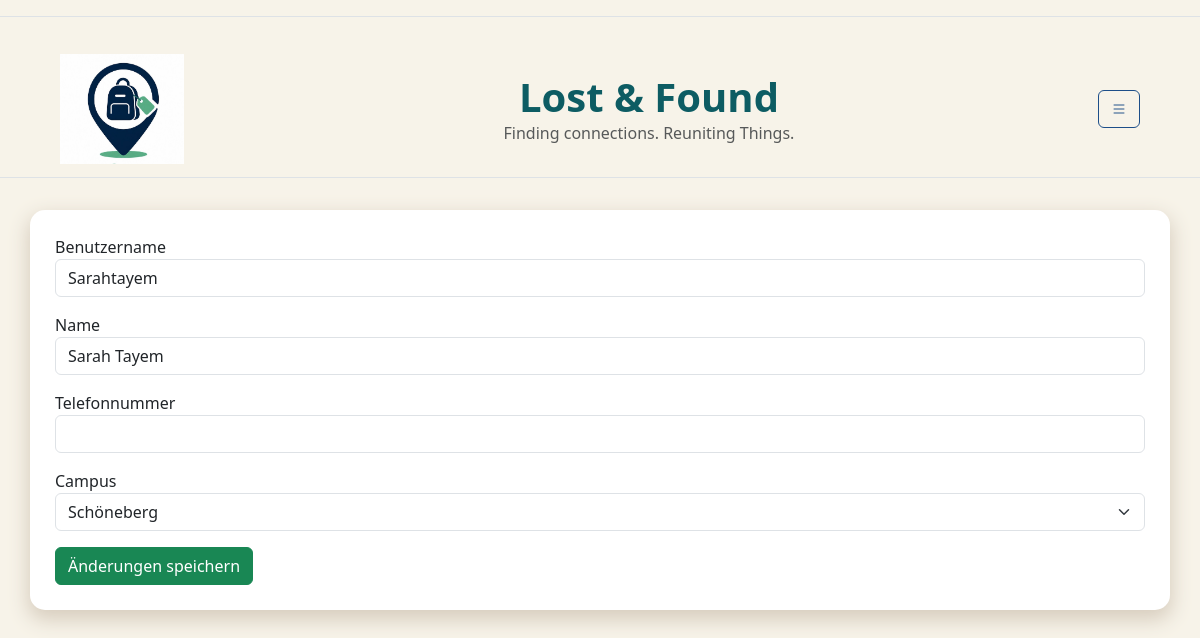
Before: /profile/edit/ (signed in) with the older database file.
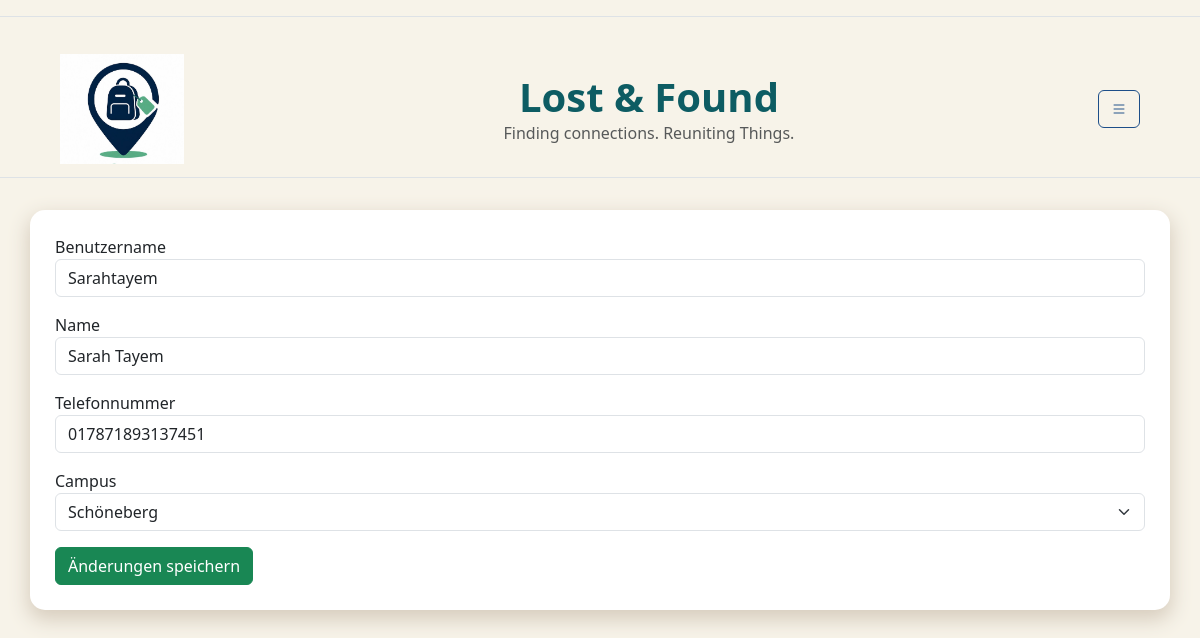
After: the same page with the newer database file.
### db.py (models this page shows)
class StandardUser(db.Model):
    __tablename__ = "standardUser"
    user_id = db.Column( db.Integer, primary_key=True )
    campus_id = db.Column( db.String, db.ForeignKey("campus.campus_id") )
    name = db.Column( db.String)
    benutzername = db.Column( db.String, unique=True)
    telefonnummer = db.Column(db.String)
    standardtext = db.Column(db.Text)
    passwort = db.Column(db.String,nullable=False)
    hwr_mail = db.Column(db.String, unique=True,nullable=False )
    is_admin = db.Column(db.Boolean, default=False)
    campus = db.relationship("Campus",back_populates="users")
    posts = db.relationship( "Post",back_populates="user")

### app.py (the view, shortened to what this page needs)
@app.route('/profile/edit/', methods=['GET', 'POST'])
def edit_profile():
    if "user_id" not in session:
        flash("Bitte zuerst einloggen!", "warning")
        return redirect(url_for("login"))
    user = db.session.get(
        StandardUser,
        session["user_id"]
    )
    form = forms.EditProfileForm(obj=user)
    return render_template(
        "edit_profile.html",
        form=form
    )

### forms.py
class EditProfileForm(FlaskForm):
    benutzername = StringField( "Benutzername", validators=[InputRequired()])
    name = StringField(
        "Name",
        validators=[InputRequired()]
    )
    telefonnummer = StringField(
        "Telefonnummer"
    )
    campus_id = SelectField(
        "Campus",
        choices=[
            ("Schöneberg", "Schöneberg"),
            ("Lichtenberg", "Lichtenberg"),
            ("Startup Incubator", "Startup Incubator")
        ]
    )
    submit = SubmitField("Änderungen speichern")

### templates/edit_profile.html (shortened to what this page needs)
{%extends "base.html" %}
{% block CONTENT %}
<form method="POST">
     <div class="mb-3">
        {{ form.benutzername.label }}
        {{ form.benutzername(class="form-control") }}
    </div>
    <div class="mb-3">
        {{ form.name.label }}
        {{ form.name(class="form-control") }}
    </div>
    <div class="mb-3">
        {{ form.telefonnummer.label }}
        {{ form.telefonnummer(class="form-control") }}
    </div>
    <div class="mb-3">
        {{ form.campus_id.label }}
        {{ form.campus_id(class="form-select") }}
    </div>
    {{ form.submit(class="btn btn-success") }}
</form>
    {% endblock %}

Changed rows visible on the page:
changed StandardUser "Sarahtayem": telefonnummer (not shown) → "017871893137451"
